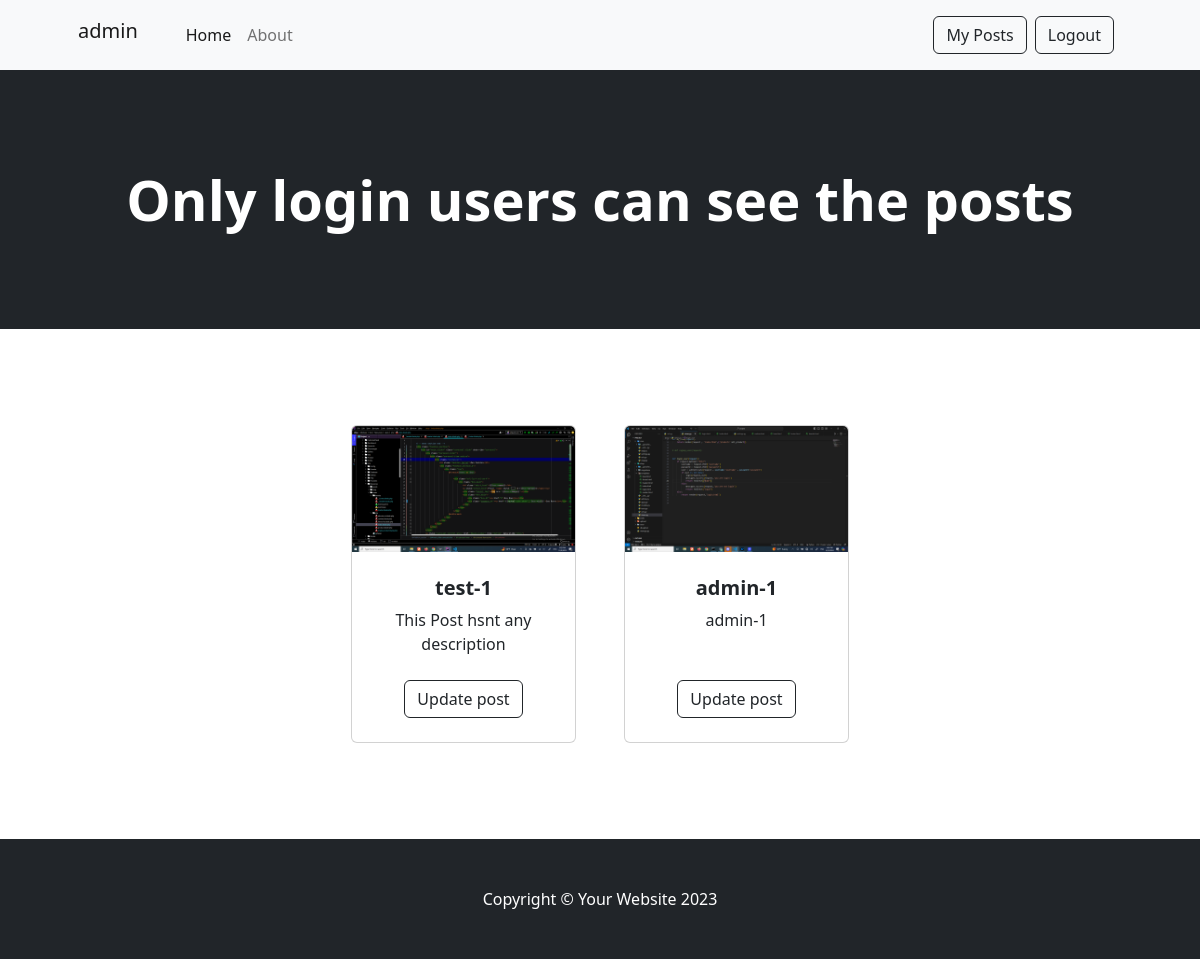
Screenshot of /post/user (signed in) with the database file from the repository.
### post/models.py (models this page shows, shortened)
class Post(models.Model):
    title = models.CharField(max_length=255 , validators=[MaxLengthValidator(255)])
    description = models.CharField(max_length=255 , validators=[MaxLengthValidator(255)] , default='This Post hasnt any description')
    image = models.ImageField(upload_to='posts/', null=True , blank=True , validators=[image])
    user = models.ForeignKey(User , on_delete=models.CASCADE , null=True , blank=True)
    created_at = models.DateTimeField(auto_now_add=True)

### post/views.py (the view)
# urls.py: path('user' , views.userpost , name = 'posts-user'),
def userpost(request):
    posts = Post.objects.filter(user = request.user)
    return render(request , 'post/user_posts.html' , {'posts':posts})

### post/templates/post/user_posts.html
{% extends 'main/master.html' %}
{% load static %}
{% block content %}
        <section class="py-5">
            <div class="container px-4 px-lg-5 mt-5">
                <div class="row gx-4 gx-lg-5 row-cols-2 row-cols-md-3 row-cols-xl-4 justify-content-center">
                    {% if user.is_authenticated %}
                        {% for post in posts %}
                            <div class="col mb-5">
                                <div class="card h-100">
                                    {% if post.image %}
                                      <img class="card-img-top" src="{{ post.image.url }}" alt="..." />
                                      {% else %}
                                      <img class="card-img-top" src="" alt="..." />
                                    {%  endif %}
                                    <div class="card-body p-4">
                                        <div class="text-center">
                                            <h5 class="fw-bolder">{{ post.title }}</h5>
                                            <span>{{ post.description }}</span>
                                        </div>
                                    </div>
                                    <div class="card-footer p-4 pt-0 border-top-0 bg-transparent">
                                        <div class="text-center">
                                            <a class="btn btn-outline-dark mt-auto" href="{% url 'post-update' pk=post.pk %}">Update post</a>
                                        </div>
                                    </div>
                                </div>
                            </div>
                        {% endfor %}
                        {% else %}
                            <h5>You should login first</h5>
                    {% endif %}
                </div>
            </div>
        </section>
{% endblock%}

### templates/main/header.html (shortened to what this page needs)
{% load static%}
{% block header %}
   <nav class="navbar navbar-expand-lg navbar-light bg-light">
    <div class="container px-4 px-lg-5">
        <h5 class="navbar-brand" >{{ user.username }}</h5>
        <div class="collapse navbar-collapse" id="navbarSupportedContent">
            <ul class="navbar-nav me-auto mb-2 mb-lg-0 ms-lg-4">
                <li class="nav-item"><a class="nav-link active" aria-current="page" href="#!">Home</a></li>
                <li class="nav-item"><a class="nav-link" href="#!">About</a></li>
            </ul>
            {% if user.is_authenticated %}
                <a href="{% url 'posts-user' %}">
                    <button class="btn btn-outline-dark" type="submit">
                        My Posts
                    </button>
                </a>
                <a class="m-2" href="{% url 'logout' %}">
                    <button class="btn btn-outline-dark" type="submit">
                        Logout
                    </button>
                </a>
            {% endif %}
        </div>
    </div>
</nav>
      <header class="bg-dark py-5">
        <div class="container px-4 px-lg-5 my-5">
            <div class="text-center text-white">
                <h1 class="display-4 fw-bolder">Only login users can see the posts</h1>
            </div>
        </div>
    </header>
{% endblock %}

### rows the page displays
Post: image (picture), title "test-1", description "This Post hsnt any description"
Post: image (picture), title "admin-1", description "admin-1"

### other values shown
{{ user.username }} "admin"
